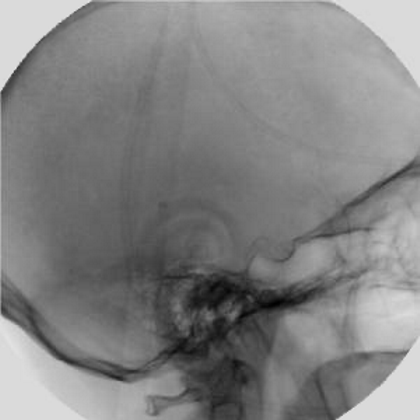
//> input picture OpenCV/001_Pixel_Point_Processing/Intensity_Transformations/Operation/Substraction/Subtraction/angiography_mask.tif, 420 x 420 px
$ ./main   (built with g++ and OpenCV 4)
//> lines starting //> are read from the running program, lines starting //| are printed output that depends on the picture
//============================================================================
// Name        : main.cpp
// Author      : gitahn59
// Version     : 1.0
// Copyright   : MIT
// Description : Contrast Enhancement using Power Law Transformation
//============================================================================

#include <opencv2/opencv.hpp>

using namespace cv;
using namespace std;

int main() {
	//Read Image
	Mat image1 = imread("angiography_mask.tif", IMREAD_GRAYSCALE);
//> image1 is the input picture: 420 rows x 420 cols, CV_8UC1; min 0, max 234, mean 130.7
	Mat image2 = imread("angiography_live.tif", IMREAD_GRAYSCALE);
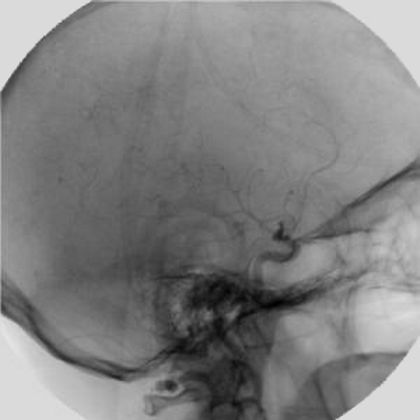
//> input picture OpenCV/001_Pixel_Point_Processing/Intensity_Transformations/Operation/Substraction/Subtraction/angiography_live.tif, 420 x 420 px
//> image2 is the input picture: 420 rows x 420 cols, CV_8UC1; min 0, max 229, mean 129.3
	CV_Assert(!(image1.empty() || image2.empty()));

	//substraction
	Mat sub_img = abs(image2 - image1);
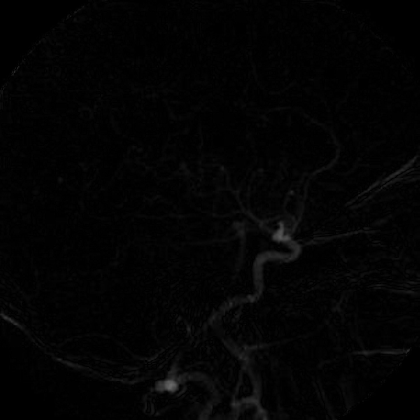
//> sub_img: 420 rows x 420 cols, CV_8UC1; min 0, max 104, mean 3.3

	// copy image
	Mat fImage;
	sub_img.convertTo(fImage, CV_32F);

	// Make new image to enhance
	Mat enhanced_img;
	pow(fImage, 0.5, enhanced_img); // pow raw transform
	normalize(enhanced_img, enhanced_img, 0, 1.0, NORM_MINMAX);

	// show windows
	imshow("Mask", image1), imshow("live", image2);
	imshow("sub_img", sub_img);
	imshow("enhanced_img", enhanced_img);
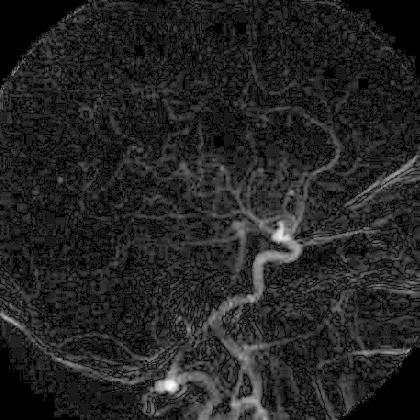
//> window 'enhanced_img': 420 rows x 420 cols, CV_8UC1; min 0, max 255, mean 36.1

	waitKey(0);
}
